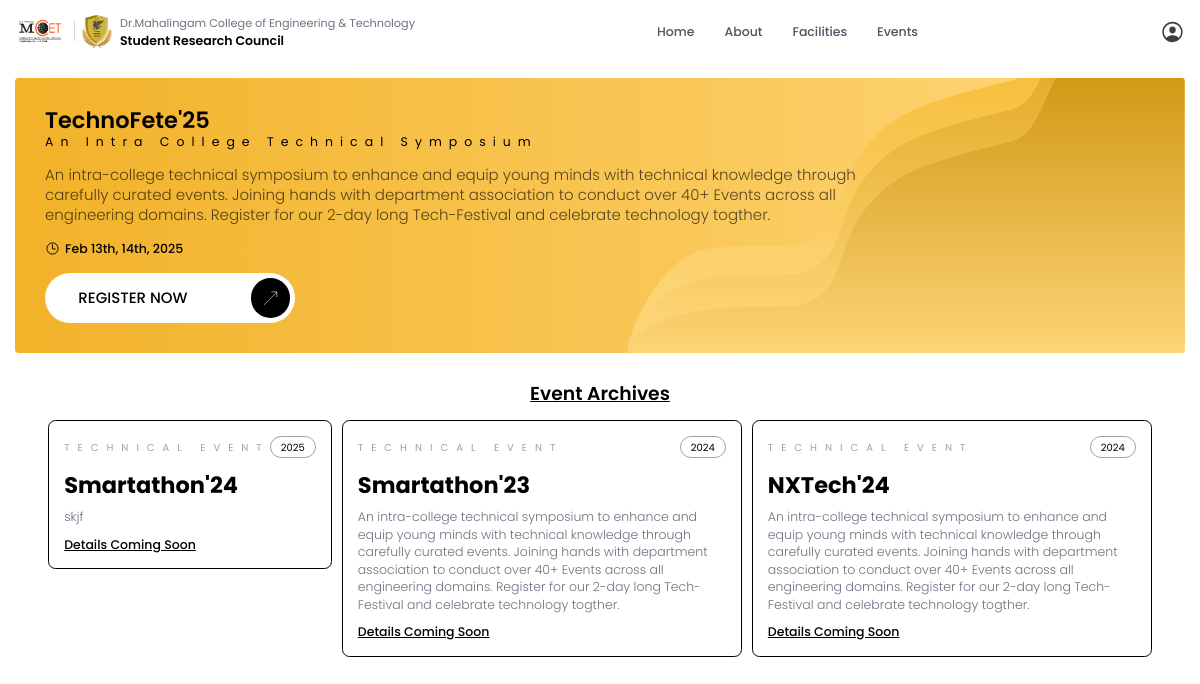
The page /events/ (signed in) on the database its author committed.
### core/models.py (models this page shows, shortened)
class macroevent(models.Model):
    eventname = models.CharField(max_length=100)
    startdate = models.DateTimeField()
    enddate = models.DateTimeField()
    is_banner = models.BooleanField()
    short_description = models.TextField(verbose_name="Short Description(max: 150 char)")
    long_description = models.TextField(verbose_name="Detailed Description")

### core/views.py (the view)
# urls.py: path('events/', events),
def events(request):
    payload = macroevents.objects.all().order_by('-startdate')
    banner = payload.get(is_banner=True)
    return render(request, "core/events.html", {"events": payload, "banner": banner})

### core/templates/core/events.html (shortened to what this page needs)
{% load static tailwind_tags %}
{% load static %}
<!DOCTYPE html>
<html lang="en">
<head>
    {% tailwind_css %}
</head>
<body>
    {% include 'core/nav.html' %}
    <div class="p-6 font-poppins">
        <div class="w-full bg-gradient-to-r from-[#F2B229] to-[#FFD87C] p-12 rounded-md relative overflow-hidden">
            <img src="{% static 'images/bannerevent.svg' %}" alt="bannerevent" class="absolute bottom-0 right-0">
            <div>
                <p class="text-4xl font-semibold">{{banner.eventname}}</p>
                <p class="text-xl tracking-[7px]">An Intra College Technical Symposium</p>
            </div>
            <p class="text-2xl font-light opacity-65 mt-6 md:w-[75%]">{{banner.short_description}}</p>
            <p class="flex gap-2 items-center text-xl font-medium mt-6 relative">
                <img src="{% static 'images/time-outline.svg' %}" class="w-6 h-6">
                {{banner.startdate|date:"M"}} {{banner.startdate|date:"jS"}}, {{banner.enddate|date:"jS"}}, {{banner.startdate|date:"Y"}}
            </p>
            <a href="{% url 'macroevent' banner.eventname|lower %}" class="group pr-2 py-2 mt-6 rounded-full bg-white hover:bg-gray-100 transition text-black text-2xl font-medium uppercase flex justify-between items-center gap-12 relative z-40 md:max-w-[250px]">
                <p class="w-3/4 text-center">
                Register NOW
                </p>
                <div class="p-4 bg-black rounded-full min-h-full w-[40px] h-[40px] hover">
                    <img src="{% static 'images/arrow.svg' %}" class="w-full h-full -rotate-45 group-hover:rotate-0 transition">
                </div>
            </a>
        </div>
        <div class="mt-12">
            <p class="text-3xl underline font-poppins font-semibold text-center">Event Archives</p>
        </div>
        <div class="flex gap-4 flex-wrap w-full justify-center">
        {% for event in events %}
        {% if not event.is_banner %}
        <div class="mt-6">
            <div class="p-6 max-w-[400px] max-h-[500px] border border-black rounded-xl">
                <div class="flex justify-between items-center">
                    <p class="uppercase text-gray-400 tracking-[8px]">Technical Event</p>
                    <div class="border border-gray-400 rounded-full px-4 py-1 flex justify-center items-center">
                        {{event.startdate|date:"Y"}}
                    </div>
                </div>
                <p class="font-bold text-4xl mt-6">{{event.eventname}}</p>
                <p class="font-light text-gray-500 text-xl mt-4">{{event.short_description}}</p>
                <p class="mt-4 font-medium text-xl underline">Details Coming Soon</p>
            </div>
        </div>
        {% endif %}
        {% endfor %}
        </div>
    </div>
</body>
</html>

### rows shown on the page
macroevent: eventname "TechnoFete'25", short_description "An intra-college technical symposium to enhance and equip young minds with technical knowledge through carefully curated events. Joining hands with department association to conduct over 40+ Events across all engineering domains. Register for our 2-day long Tech-Festival and celebrate technology togther.", startdate "Feb", startdate "13th", enddate "14th", startdate "2025"
macroevent: startdate "2025", eventname "Smartathon'24", short_description "skjf"
macroevent: startdate "2024", eventname "Smartathon'23", short_description "An intra-college technical symposium to enhance and equip young minds with technical knowledge through carefully curated events. Joining hands with department association to conduct over 40+ Events across all engineering domains. Register for our 2-day long Tech-Festival and celebrate technology togther."
macroevent: startdate "2024", eventname "NXTech'24", short_description "An intra-college technical symposium to enhance and equip young minds with technical knowledge through carefully curated events. Joining hands with department association to conduct over 40+ Events across all engineering domains. Register for our 2-day long Tech-Festival and celebrate technology togther."
